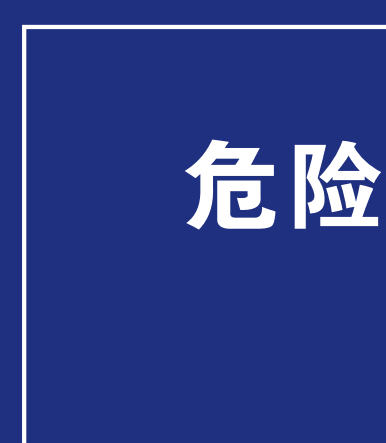
#> input picture 4.png, 386 x 443 px
$ python replace_color.py
#> lines starting #> are read from the running program, lines starting #| are printed output that depends on the picture
from PIL import Image

img = Image.open("4.png")
#> img is the input picture: PIL image 386x443 RGBA; mean R, G, B, A 46.8, 62.6, 137, 255
(w, h) = img.size
#> w = 386; h = 443
# print(w, h)

""" replace white to black """
for i in range(w):
    for j in range(h):
        try:
            r, g, b, alpha = img.getpixel((i, j))
            if r >= 100 and g >= 100 and b >= 100:
                r = 0
                g = 0
                b = 0
                img.putpixel((i, j), (r, g, b, alpha))
        except Exception as e:
            continue
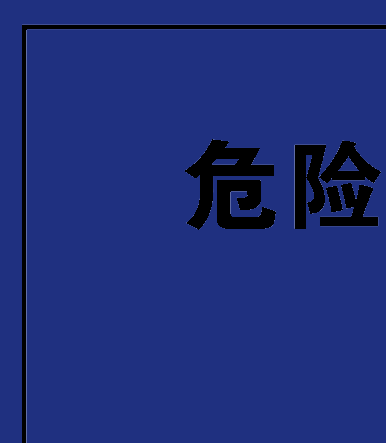
#> img: PIL image 386x443 RGBA; mean R, G, B, A 29.2, 45, 119.2, 255
img.save("33.png")
src = Image.open("33.png")

""" replace blue to white """
for i in range(w):
    for j in range(h):
        try:
            r, g, b, alpha = src.getpixel((i, j))
            if b > g and b > r:
                r = 255
                g = 255
                b = 255
                src.putpixel((i, j), (r, g, b, alpha))
        except Exception as e:
            continue
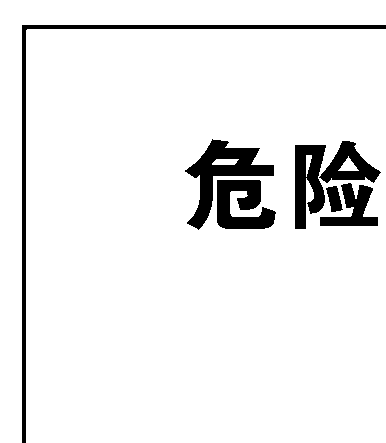
#> src: PIL image 386x443 RGBA; mean R, G, B, A 237, 237, 237, 255
# src.show()
src.save("3.png")
